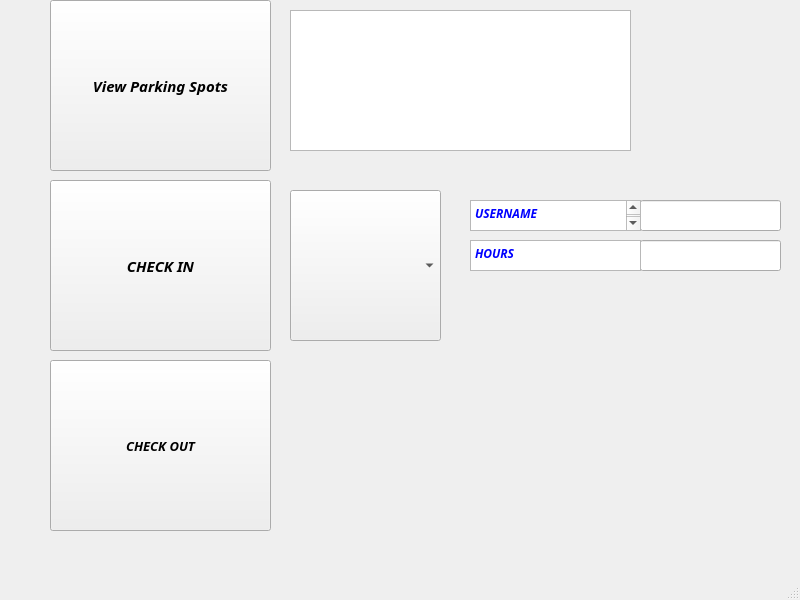
<?xml version="1.0" encoding="UTF-8"?>
<ui version="4.0">
 <class>MainWindow</class>
 <widget class="QMainWindow" name="MainWindow">
  <property name="geometry">
   <rect>
    <x>0</x>
    <y>0</y>
    <width>800</width>
    <height>600</height>
   </rect>
  </property>
  <property name="windowTitle">
   <string>MainWindow</string>
  </property>
  <widget class="QWidget" name="centralwidget">
   <widget class="QPushButton" name="viewButton">
    <property name="geometry">
     <rect>
      <x>50</x>
      <y>0</y>
      <width>221</width>
      <height>171</height>
     </rect>
    </property>
    <property name="font">
     <font>
      <family>Sitka Banner Semibold</family>
      <pointsize>11</pointsize>
      <italic>true</italic>
      <bold>true</bold>
     </font>
    </property>
    <property name="text">
     <string>View Parking Spots</string>
    </property>
   </widget>
   <widget class="QPushButton" name="reserveButton">
    <property name="geometry">
     <rect>
      <x>50</x>
      <y>180</y>
      <width>221</width>
      <height>171</height>
     </rect>
    </property>
    <property name="font">
     <font>
      <family>Sitka Banner Semibold</family>
      <pointsize>11</pointsize>
      <italic>true</italic>
      <bold>true</bold>
     </font>
    </property>
    <property name="text">
     <string>CHECK IN</string>
    </property>
   </widget>
   <widget class="QPushButton" name="checkoutButton">
    <property name="geometry">
     <rect>
      <x>50</x>
      <y>360</y>
      <width>221</width>
      <height>171</height>
     </rect>
    </property>
    <property name="font">
     <font>
      <family>Sitka Display Semibold</family>
      <pointsize>10</pointsize>
      <italic>true</italic>
      <bold>true</bold>
     </font>
    </property>
    <property name="text">
     <string>CHECK OUT</string>
    </property>
   </widget>
   <widget class="QTextBrowser" name="lotDisplay">
    <property name="geometry">
     <rect>
      <x>290</x>
      <y>10</y>
      <width>341</width>
      <height>141</height>
     </rect>
    </property>
   </widget>
   <widget class="QComboBox" name="spotSelector">
    <property name="geometry">
     <rect>
      <x>290</x>
      <y>190</y>
      <width>151</width>
      <height>151</height>
     </rect>
    </property>
   </widget>
   <widget class="QLineEdit" name="nameInput">
    <property name="geometry">
     <rect>
      <x>640</x>
      <y>200</y>
      <width>141</width>
      <height>31</height>
     </rect>
    </property>
   </widget>
   <widget class="QLineEdit" name="hoursInput">
    <property name="geometry">
     <rect>
      <x>640</x>
      <y>240</y>
      <width>141</width>
      <height>31</height>
     </rect>
    </property>
   </widget>
   <widget class="QTextBrowser" name="textBrowser">
    <property name="geometry">
     <rect>
      <x>470</x>
      <y>200</y>
      <width>171</width>
      <height>31</height>
     </rect>
    </property>
    <property name="font">
     <font>
      <family>Sitka Banner Semibold</family>
      <pointsize>11</pointsize>
      <italic>true</italic>
      <bold>true</bold>
     </font>
    </property>
    <property name="html">
     <string>&lt;!DOCTYPE HTML PUBLIC &quot;-//W3C//DTD HTML 4.0//EN&quot; &quot;http://www.w3.org/TR/REC-html40/strict.dtd&quot;&gt;
&lt;html&gt;&lt;head&gt;&lt;meta name=&quot;qrichtext&quot; content=&quot;1&quot; /&gt;&lt;meta charset=&quot;utf-8&quot; /&gt;&lt;style type=&quot;text/css&quot;&gt;
p, li { white-space: pre-wrap; }
hr { height: 1px; border-width: 0; }
li.unchecked::marker { content: &quot;\2610&quot;; }
li.checked::marker { content: &quot;\2612&quot;; }
&lt;/style&gt;&lt;/head&gt;&lt;body style=&quot; font-family:'Sitka Banner Semibold'; font-size:11pt; font-weight:700; font-style:italic;&quot;&gt;
&lt;p style=&quot; margin-top:0px; margin-bottom:0px; margin-left:0px; margin-right:0px; -qt-block-indent:0; text-indent:0px;&quot;&gt;&lt;span style=&quot; font-family:'Segoe UI'; font-size:9pt; color:#0000ff;&quot;&gt;USERNAME&lt;/span&gt;&lt;/p&gt;
&lt;p style=&quot;-qt-paragraph-type:empty; margin-top:0px; margin-bottom:0px; margin-left:0px; margin-right:0px; -qt-block-indent:0; text-indent:0px; font-family:'Segoe UI'; font-size:9pt; color:#0000ff;&quot;&gt;&lt;br /&gt;&lt;/p&gt;&lt;/body&gt;&lt;/html&gt;</string>
    </property>
   </widget>
   <widget class="QTextBrowser" name="textBrowser_2">
    <property name="geometry">
     <rect>
      <x>470</x>
      <y>240</y>
      <width>171</width>
      <height>31</height>
     </rect>
    </property>
    <property name="font">
     <font>
      <family>Sitka Banner Semibold</family>
      <pointsize>11</pointsize>
      <italic>true</italic>
      <bold>true</bold>
     </font>
    </property>
    <property name="html">
     <string>&lt;!DOCTYPE HTML PUBLIC &quot;-//W3C//DTD HTML 4.0//EN&quot; &quot;http://www.w3.org/TR/REC-html40/strict.dtd&quot;&gt;
&lt;html&gt;&lt;head&gt;&lt;meta name=&quot;qrichtext&quot; content=&quot;1&quot; /&gt;&lt;meta charset=&quot;utf-8&quot; /&gt;&lt;style type=&quot;text/css&quot;&gt;
p, li { white-space: pre-wrap; }
hr { height: 1px; border-width: 0; }
li.unchecked::marker { content: &quot;\2610&quot;; }
li.checked::marker { content: &quot;\2612&quot;; }
&lt;/style&gt;&lt;/head&gt;&lt;body style=&quot; font-family:'Sitka Banner Semibold'; font-size:11pt; font-weight:700; font-style:italic;&quot;&gt;
&lt;p style=&quot; margin-top:0px; margin-bottom:0px; margin-left:0px; margin-right:0px; -qt-block-indent:0; text-indent:0px;&quot;&gt;&lt;span style=&quot; font-family:'Segoe UI'; font-size:9pt; color:#0000ff;&quot;&gt;HOURS&lt;/span&gt;&lt;/p&gt;&lt;/body&gt;&lt;/html&gt;</string>
    </property>
   </widget>
  </widget>
  <widget class="QMenuBar" name="menubar">
   <property name="geometry">
    <rect>
     <x>0</x>
     <y>0</y>
     <width>800</width>
     <height>21</height>
    </rect>
   </property>
  </widget>
  <widget class="QStatusBar" name="statusbar"/>
 </widget>
 <resources/>
 <connections/>
</ui>
